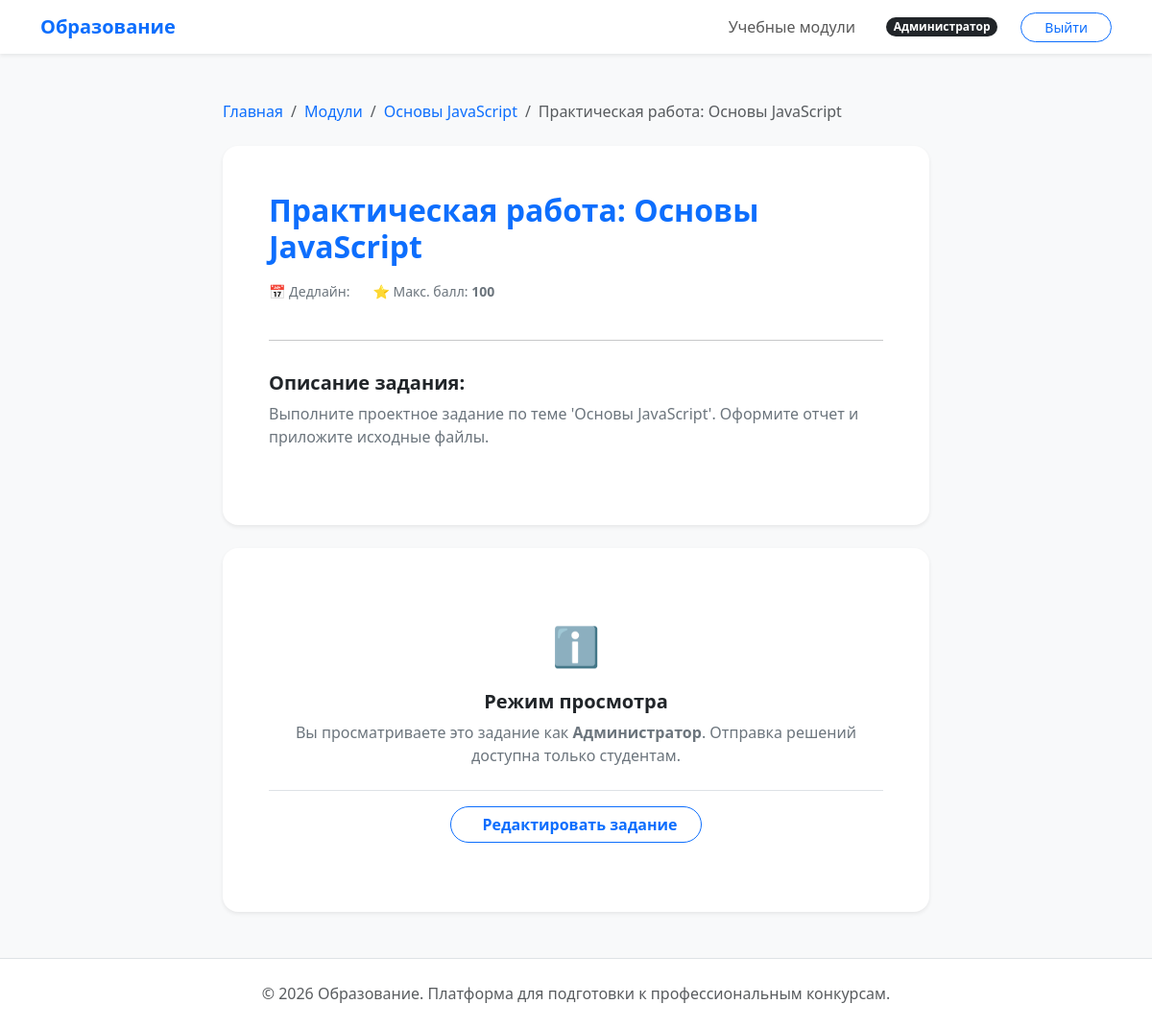
The page /solutions/task/4/ (signed in) on the database its author committed.
### curriculum/models.py (models this page shows, shortened)
class Task(BaseModel):
    module = models.ForeignKey(
        Module, on_delete=models.CASCADE, related_name="tasks", verbose_name="Модуль"
    )
    title = models.CharField(max_length=255, verbose_name="Название задания")
    description = models.TextField(verbose_name="Техническое задание")
    deadline = models.DateField(verbose_name="Крайний срок сдачи")
    max_score = models.PositiveIntegerField(
        default=100, verbose_name="Максимальный балл"
    )
    class Meta:
        verbose_name = "Задание"
        verbose_name_plural = "Задания"
        ordering = ["deadline"]

class Module(BaseModel):
    title = models.CharField(max_length=255, verbose_name="Название модуля")
    description = models.TextField(verbose_name="Описание модуля")
    class Meta:
        verbose_name = "Учебный модуль"
        verbose_name_plural = "Учебные модули"
        ordering = ["title"]

### users/models.py (models this page shows, shortened)
class User(AbstractUser, BaseModel):
    class Role(models.TextChoices):
        STUDENT = "student", "Студент"
        TEACHER = "teacher", "Преподаватель"
        ADMIN = "admin", "Администратор"
    middle_name = models.CharField(max_length=150, blank=True, verbose_name="Отчество")
    role = models.CharField(
        max_length=10, choices=Role.choices, default=Role.STUDENT, verbose_name="Роль"
    )
    group = models.ForeignKey(
        StudentGroup,
        on_delete=models.SET_NULL,
        null=True,
        blank=True,
        related_name="students",
        verbose_name="Учебная группа",
    )
    class Meta:
        verbose_name = "Пользователь"
        verbose_name_plural = "Пользователи"
        ordering = ["last_name", "first_name"]

### solutions/views.py (the view, shortened to what this page needs)
# urls.py: path("task/<int:pk>/", TaskSubmissionView.as_view(), name="task_detail"),
class TaskSubmissionView(LoginRequiredMixin, DetailView):
    model = Task
    template_name = "solutions/task_detail.html"
    context_object_name = "task"
    def get_context_data(self, **kwargs):
        context = super().get_context_data(**kwargs)
        context["form"] = SubmissionForm()
        context["user_submission"] = self.object.submissions.filter(
            student=self.request.user
        ).first()
        return context

### templates/solutions/task_detail.html (shortened to what this page needs)
{% extends 'base.html' %}
{% block content %}
    <div class="row justify-content-center">
        <div class="col-lg-8">
            <nav aria-label="breadcrumb" class="mb-4">
                <ol class="breadcrumb">
                    <li class="breadcrumb-item">
                        <a href="{% url 'core:index' %}" class="text-decoration-none">Главная</a>
                    </li>
                    <li class="breadcrumb-item">
                        <a href="{% url 'curriculum:module_list' %}" class="text-decoration-none">Модули</a>
                    </li>
                    <li class="breadcrumb-item">
                        <a href="{% url 'curriculum:module_detail' task.module.id %}" class="text-decoration-none">
                            {{ task.module.title }}
                        </a>
                    </li>
                    <li class="breadcrumb-item active" aria-current="page">{{ task.title }}</li>
                </ol>
            </nav>
            <div class="card border-0 shadow-sm rounded-4 p-5 mb-4">
                <h2 class="fw-bold text-accent mb-3">{{ task.title }}</h2>
                <div class="d-flex gap-4 mb-4 text-secondary small">
                    <span>📅 Дедлайн: <b>{{ task.deadline|date:"d.m.Y" }}</b></span>
                    <span>⭐ Макс. балл: <b>{{ task.max_score }}</b></span>
                </div>
                <hr>
                <div class="py-3">
                    <h5 class="fw-bold">Описание задания:</h5>
                    <div class="text-secondary">{{ task.description|linebreaks }}</div>
                </div>
            </div>
            <div class="card border-0 shadow-sm rounded-4 p-5">
                {% if user.role == 'student' %}
                    {% if user_submission %}
                        <h4 class="fw-bold mb-4">Ваше решение</h4>
                        <div class="alert {% if user_submission.status == 'completed' %}alert-success{% elif user_submission.status == 'revision' %}alert-warning{% else %}alert-info{% endif %} rounded-4 border-0 p-4 mb-4">
                            <div class="d-flex align-items-center mb-2">
                                <span class="fs-4 me-2">
                                    {% if user_submission.status == 'completed' %}✅{% elif user_submission.status == 'revision' %}⚠️{% else %}📩{% endif %}
                                </span>
                                <h5 class="fw-bold mb-0">Статус: {{ user_submission.get_status_display }}</h5>
                            </div>
                            <div class="ms-1 ps-4">
                                {% if user_submission.review %}
                                    <p class="mb-1">Ваш балл: <strong>{{ user_submission.review.score }} / {{ task.max_score }}</strong></p>
                                {% endif %}
                                <small class="text-secondary">Обновлено: {{ user_submission.updated_at|date:"d.m.Y H:i" }}</small>
                            </div>
                        </div>
                        {% if user_submission.review and user_submission.review.comment %}
                            <div class="card border-0 bg-light rounded-4 p-4 mt-3">
                                <div class="d-flex align-items-center mb-2">
                                    <span class="me-2">💬</span>
                                    <h6 class="fw-bold mb-0 text-dark">Комментарий преподавателя:</h6>
                                </div>
                                <div class="text-secondary small ms-4">
                                    {{ user_submission.review.comment|linebreaks }}
                                </div>
                            </div>
                        {% endif %}
                        {% if user_submission.status == 'revision' %}
                            <div class="mt-5 pt-4 border-top">
                                <h5 class="fw-bold mb-3">Загрузить исправленный вариант</h5>
                                <form method="post" enctype="multipart/form-data">
                                    {% csrf_token %}
                                    <div class="mb-3">
                                        {{ form.file }}
                                    </div>
                                    <button type="submit" class="btn btn-primary btn-rounded px-4 shadow-sm">Обновить решение</button>
                                </form>
                            </div>
                        {% endif %}
                    {% else %}
                        <h4 class="fw-bold mb-4">Отправить решение</h4>
                        {% now "Y-m-d" as current_date %}
                        {% if task.deadline and task.deadline|date:"Y-m-d" < current_date %}
                            <div class="alert alert-danger rounded-4 border-0">
                                Срок сдачи задания истек ({{ task.deadline|date:"d.m.Y" }}). Прием работ закрыт.
                            </div>
                        {% else %}
                            <form method="post" enctype="multipart/form-data">
                                {% csrf_token %}
                                <div class="mb-4">
                                    <label class="form-label text-secondary small fw-bold">Файл решения</label>
                                    {{ form.file }}
                                    <div class="form-text mt-2">Прикрепите архив с выполненной работой (zip/rar).</div>
                                </div>
                                <button type="submit" class="btn btn-primary btn-rounded px-5 shadow-sm">Отправить на проверку</button>
                            </form>
                        {% endif %}
                    {% endif %}
                {% else %}
                    <div class="text-center py-4">
                        <span class="fs-1 d-block mb-3">ℹ️</span>
                        <h5 class="fw-bold">Режим просмотра</h5>
                        <p class="text-secondary mb-3">Вы просматриваете это задание как <strong>{{ user.get_role_display|default:"Сотрудник" }}</strong>. Отправка решений доступна только студентам.</p>
                        {% if user.role == 'teacher' or user.is_staff %}
                            <div class="mt-4 pt-3 border-top">
                                <a href="{% url 'curriculum:task_edit' task.id %}" class="btn btn-outline-primary btn-rounded px-4 fw-bold">
                                    Редактировать задание
                                </a>
                            </div>
                        {% endif %}
                    </div>
                {% endif %}
            </div>
        </div>
    </div>
{% endblock %}

### templates/base.html (style rules this page uses)
body { background-color: #f8f9fa; font-family: 'Segoe UI', Tahoma, Geneva, Verdana, sans-serif; display: flex; flex-direction: column; min-height: 100vh; }
.btn-rounded { border-radius: 50rem; }
.text-accent { color: #0d6efd; }
.rounded-4 { border-radius: 1rem !important; }

### rows shown on the page
Task: module "Основы JavaScript", title "Практическая работа: Основы JavaScript", max_score "100", description "Выполните проектное задание по теме 'Основы JavaScript'. Оформите отчет и приложите исходные файлы."
User: role "Администратор"
